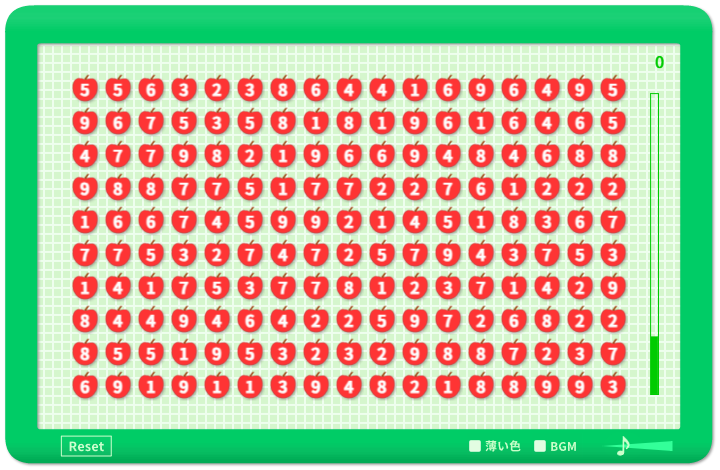
#> input picture src/canvas.png, 720 x 470 px
$ python crop_apples.py
#> lines starting #> are read from the running program, lines starting #| are printed output that depends on the picture
from PIL import Image
import os

# constants
left, top = 72, 74
right, bottom = 627, 400

apple_w = 27
apple_h = 29

margin_x = 6
margin_y = 4

image = Image.open('./canvas.png')
#> image is the input picture: PIL image 720x470 RGBA; mean R, G, B, A 179.2, 195.2, 158.1, 254.7

apples = [
    [image.crop([x, y, x+apple_w, y+apple_h]) for x in range(left, right, apple_w+margin_x)]
        for y in range(top, bottom, apple_h+margin_y)
]
#> apples = 10 items

if __name__ == '__main__':
    # manually provide apple indices
    apple_indices = {
        1: (0, 10),
        2: (0, 4),
        3: (0, 3),
        4: (0, 8),
        5: (0, 0),
        6: (0, 2),
        7: (1, 2),
        8: (0, 6),
        9: (0, 12),
    }

    os.makedirs('apples', exist_ok=True)

    for x, (i, j) in apple_indices.items():
        apples[i][j].save(f'apples/{x}.png')
#> this loop made 9 passes
#> pass 1, `apples[i][j].save(f'apples/{x}.png')`:
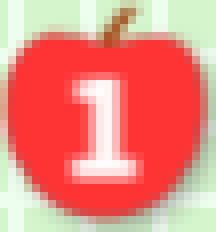
#> saved as 1.png: PIL image 27x29 RGBA (shown 8 times larger); mean R, G, B, A 233.6, 137.8, 125.8, 255
#> pass 2, `apples[i][j].save(f'apples/{x}.png')`:
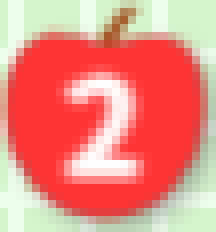
#> saved as 2.png: PIL image 27x29 RGBA (shown 8 times larger); mean R, G, B, A 233.6, 140.4, 128.4, 255
